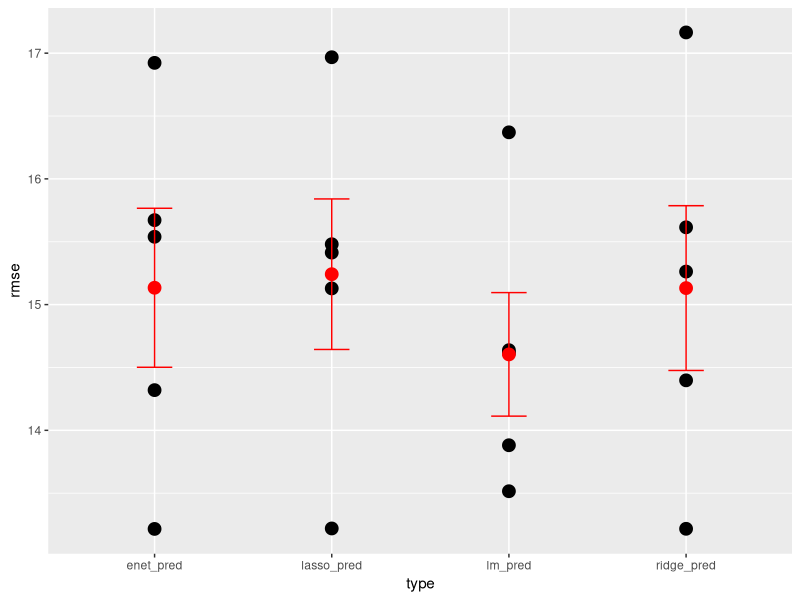

This figure's R source:
## ---- chunk 1
library(tidyverse)
library(glmnet)
library(VIM)
## ---- chunk 2
health_tt <- read_csv("../data/final_data.csv")


health_tt <- health_tt |> 
  select(-name, -...1, -population, -alcohol_impaired_driving_deaths) |> 
  filter(!is.na(drug_overdose_deaths))
## ---- chunk 3



set.seed(101)
k <- 5
health_tt <- health_tt |>
  mutate(test_fold = sample(rep(1:k, length.out = n())))
## ---- chunk 4
get_test_pred <- function(k) {
  test_data <- health_tt |> filter(test_fold == k)                     # get test and training data
  train_data <- health_tt |> filter(test_fold != k)
  test_x <- as.matrix(select(test_data, -drug_overdose_deaths))                       # get test and training matrices
  train_x <- as.matrix(select(train_data, -drug_overdose_deaths))
  
  lm_fit <- lm(drug_overdose_deaths ~ ., data = train_data)                           # fit models to training data
  ridge_fit <- cv.glmnet(train_x, train_data$drug_overdose_deaths, alpha = 0)
  lasso_fit <- cv.glmnet(train_x, train_data$drug_overdose_deaths, alpha = 1)
  enet_fit <- cv.glmnet(train_x, train_data$drug_overdose_deaths, alpha = 0.5)
  
  tibble(lm_pred = predict(lm_fit, newdata = test_data),              # return test results
         ridge_pred = as.numeric(predict(ridge_fit, newx = test_x)),
         lasso_pred = as.numeric(predict(lasso_fit, newx = test_x)),
         enet_pred = as.numeric(predict(enet_fit, newx = test_x)),
         test_actual = test_data$drug_overdose_deaths,
         test_fold = k)
}
## ---- chunk 5
health_tt <- kNN(health_tt, k = 5, imp_var = FALSE)

test_pred_all <- map(1:k, get_test_pred) |> 
  bind_rows()
## ---- chunk 6
test_pred_all |>
  pivot_longer(lm_pred:enet_pred, 
               names_to = "type", 
               values_to = "test_pred") |>
  group_by(type, test_fold) |>
  summarize(
    rmse = sqrt(mean((test_actual - test_pred)^2))
  ) |> 
  ggplot(aes(x = type, y = rmse)) + 
  geom_point(size = 4) +
  stat_summary(fun = mean, geom = "point", 
               color = "red", size = 4) + 
  stat_summary(fun.data = mean_se, geom = "errorbar", 
               color = "red", width = 0.2)
